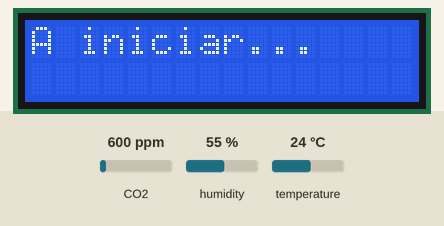
Bench run of a sketch on a simulated Arduino Uno R4 WiFi. Shown: 16×2 character LCD. The test bench sets the inputs (shaded band); at power-on: CO2 600 ppm, humidity 55 %, temperature 24 °C. WiFi joins after 1.5 s; servers stay silent unless stated; uploads are accepted with an empty reply; what the sketch prints to the serial monitor is not drawn.

Above: at 12.1 s.
At 29.7 s:
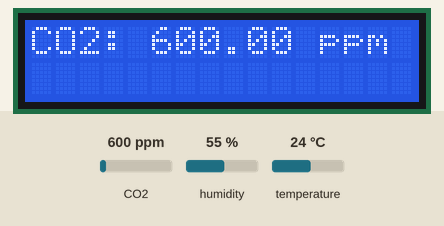
29.8 s: CO2 set to 452 ppm
At 43.7 s:
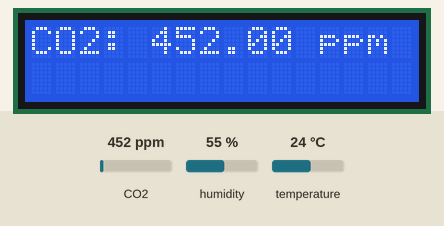
43.8 s: humidity set to 22 %
At 57.7 s:
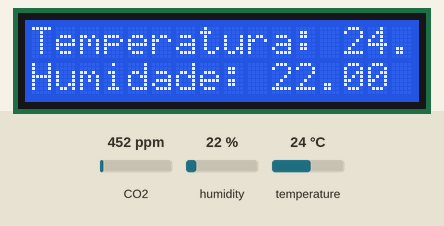
Timing chart, 0 to 59.2 s (numbered marks = the images above; inputs shaded):
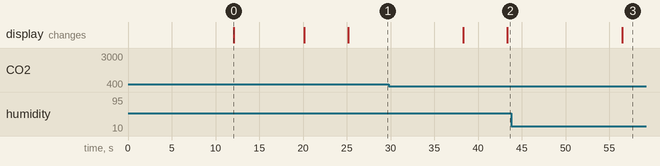

The sketch:

avaliador_salas_ketch.ino
```cpp
#include <SPI.h>
#include <WiFiS3.h>
#include <LiquidCrystal_I2C.h>
#include <DHT.h>

#include <Arduino.h>
#include "MHZ19.h"
#include <SoftwareSerial.h>

#define RX_PIN 6       // Rx pin which the MHZ19 Tx pin is attached to
#define TX_PIN 7       // Tx pin which the MHZ19 Rx pin is attached to
#define BAUDRATE 9600  // Device to MH-Z19 Serial baudrate (should not be changed)

MHZ19 myMHZ19;                            // Constructor for library
SoftwareSerial mySerial(RX_PIN, TX_PIN);  // (Uno example) create device to MH-Z19 serial
unsigned long getDataTimer = 0;

//  Wi-Fi definitions
char ssid[] = "Galaxy-RC";    //  SSID da rede/
char pass[] = "ttqo3746";     //  password
int status = WL_IDLE_STATUS;  // Wifi radio's status
//  IP da aplicação
char* host = "46.105.31.193";
const int postPorta = 8081;
// Variáveis globais que irão armazenar os valores dos sensores
float h;
float t;
float c;
char* sala = "B09";

const long postDuracao = 10000;  //intervalo entre cada envio para a base de dados
unsigned long ultimoPost = 0;
bool conected = false;
WiFiClient client;
//---------------------
//fim wifi definitions---------------------

// Endereço I2C do LCD e suas dimensões (16 colunas e 2 linhas)
LiquidCrystal_I2C lcd(0x27, 16, 2);  // Altere o endereço I2C conforme o seu display

// Definições para o sensor DHT11
#define DHT11PIN 2     // Pino digital conectado ao DHT11 no Arduino Uno WiFi Rev4
#define DHTTYPE DHT11  // Tipo de sensor DHT

DHT dht(DHT11PIN, DHTTYPE);

/*
 * Método WIFICONNECT para efetuar a ligação à rede
 */
void wificonnect(char ssid[], char pass[]) {
  Serial.begin(9600);  //INICIALIZA A SERIAL
  while (!Serial) {
    ;  // espera pela porta série para conectar.
  }
  delay(500);

  // ver se módulo wifi está presente:
  if (WiFi.status() == WL_NO_MODULE) {
    Serial.println("Communicação com o módulo wifi falhou!");
    while (true)
      ;
  }
  // verificar se o firmware do módulo wireless está atualizado:
  String fv = WiFi.firmwareVersion();
  if (fv < WIFI_FIRMWARE_LATEST_VERSION) {
    Serial.println("Please upgrade the firmware");
  }
  // Tentativa de ligação à Rede Wifi:
  while (status != WL_CONNECTED) {
    Serial.print("Tentativa de ligação à Rede Wifi, SSID: ");
    Serial.println(ssid);
    status = WiFi.begin(ssid, pass);
    // espera 10 segundos para tentar ligar de novo:
    delay(10000);
  }

  Serial.println(WiFi.localIP());
  // definimos a duração do último post e fazemos o post imediatamente
  // desde que o main loop inicía
  ultimoPost = postDuracao;
  Serial.println("Setup completo");
  Serial.println("");
  Serial.println("Está conectado à rede");
}

float GetCO2() {
  // Leitura do co2
  if (millis() - getDataTimer >= 2000) {
    //int CO2;

    /* note: getCO2() default is command "CO2 Unlimited". This returns the correct CO2 reading even
        if below background CO2 levels or above range (useful to validate sensor). You can use the
        usual documented command with getCO2(false) */

    c = myMHZ19.getCO2();  // Request CO2 (as ppm)
    return c;
  }
}

void GetReadings() {
    // Leitura da temperatura e Humidade do DHT11
    t = dht.readTemperature();
    h = dht.readHumidity();
    c = GetCO2();

  // Verifica se a leitura foi bem-sucedida
  if (isnan(h) || isnan(t) || isnan(c)) {
    lcd.setCursor(0, 0);
    lcd.print("Ocorreu um problema");
    lcd.setCursor(0, 1);
    lcd.print("no DHT11!");
    delay(2000);
    return;
  }
  // Mostra as leituras no LCD
  lcd.clear();
  lcd.setCursor(0, 0);
  lcd.print("Temperatura: ");
  lcd.print(t);
  lcd.print(" C");

  lcd.setCursor(0, 1);
  lcd.print("Humidade: ");
  lcd.print(h);
  lcd.print(" %");

  delay(5000);
  lcd.clear();
  lcd.setCursor(0, 0);

  lcd.print("CO2: ");
  lcd.print(c);
  lcd.print(" ppm");


  // Atraso entre as leituras
  delay(2000);
}

void send_readings() {
  Serial.begin(9600);
  Serial.println("A iniciar o envio de dados");
  Serial.print(" A conectar-se a ");
  Serial.println(host);
  Serial.print(" na porta ");
  Serial.println(postPorta);

  GetReadings();
  // Chamar o URL/End-point as aplicação web
  String url = String("/Home/SaveReadings?") +
  String("temp=") + String(t) +
  String("&humidity=") + String(h) +
  String("&co2=") + String(c) +
  String("&sala=") + String(sala);

  Serial.println(" - A solicitar o URL: ");
  Serial.print("     ");
  Serial.println(url);

  // envia o request/pedido para o servidor
  client.print(String("GET ") + url + " HTTP/1.1\r\n" + "Host: " + host + "\r\n" + "Connection: close\r\n\r\n");
  //delay(500);

  // Lê todas as linhas de resposta que vem do servidor web
  // e escreve no serial monitor
  Serial.println("Resposta do SERVIDOR: ");
  while (client.available()) {
    String line = client.readStringUntil('\r');
    Serial.print(line);
  }
  Serial.println("");
  Serial.println(" Fechar a conexão");
  Serial.println("");

  Serial.println("Envio de Dados - FIM");
  Serial.println("");
}


void setup() {
    //chama a função para conectar ao wifi
  wificonnect(ssid, pass);

  Serial.begin(9600);  // Device to serial monitor feedback

  mySerial.begin(BAUDRATE);  // device to MH-Z19 serial start
  myMHZ19.begin(mySerial);   // *Serial(Stream) refence must be passed to library begin().

  myMHZ19.autoCalibration();  // Turn auto calibration ON (OFF autoCalibration(false))

  // Inicialização do LCD
  lcd.init();       // Inicializa o LCD
  lcd.backlight();  // Liga a luz de fundo do LCD
  lcd.setCursor(0, 0);
  lcd.print("A iniciar...");

  // Inicialização do sensor DHT11
  dht.begin();
  delay(2000);
}

void loop() {

if (client.connect(host, postPorta)) {

    unsigned long diff = millis() - ultimoPost;
    if (diff > postDuracao) {
      send_readings();
      ultimoPost = millis();
    }
  } else {

    Serial.println("Não foi possível conectar ao servidor!");
    delay(1000);
  }
}
```

Measured:
- after the input at 29.8 s, the display: first differs from a run without the input after 13.5 s (image 2)
- after the input at 43.8 s, the display: changes after 12.7 s (image 3)
- what the display in image 0 shows lasts 8.1 s, from 12.1 s to 20.2 s
